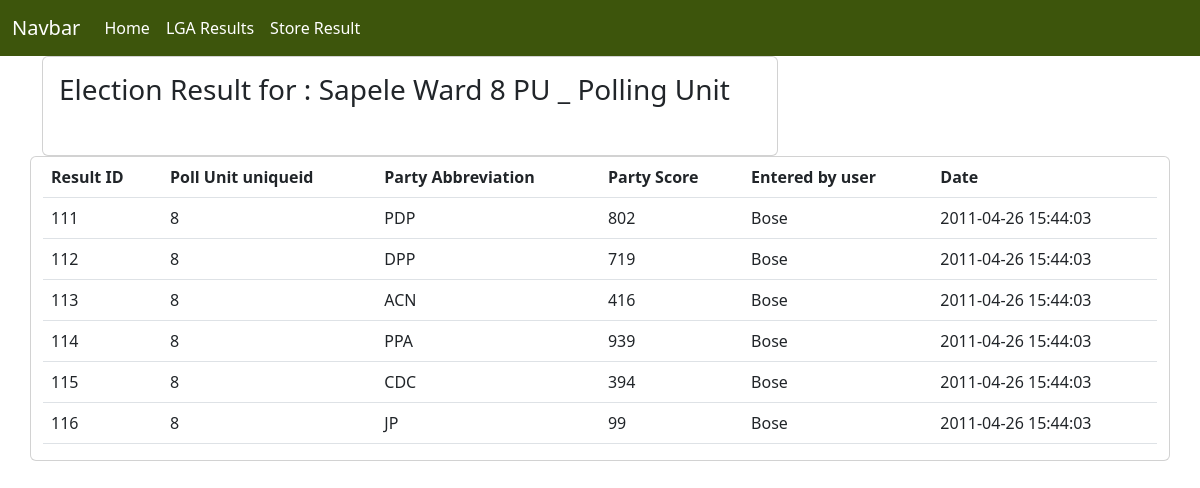
The page /results/8 on the database its author committed.
### inecapp/models.py (models this page shows, shortened)
class PollingUnit(models.Model):
    uniqueid = models.AutoField(primary_key=True)
    polling_unit_id = models.IntegerField()
    ward_id = models.IntegerField()
    lga_id = models.IntegerField()
    uniquewardid = models.IntegerField(blank=True, null=True)
    polling_unit_number = models.CharField(max_length=50, blank=True, null=True)
    polling_unit_name = models.CharField(max_length=50, blank=True, null=True)
    polling_unit_description = models.TextField(blank=True, null=True)
    lat = models.CharField(max_length=255, blank=True, null=True)
    long = models.CharField(max_length=255, blank=True, null=True)
    entered_by_user = models.CharField(max_length=50, blank=True, null=True)
    date_entered = models.CharField(max_length=50, blank=True, null=True)
    user_ip_address = models.CharField(max_length=50, blank=True, null=True)
    class Meta:
        managed = False
        db_table = 'polling_unit'

class AnnouncedPuResults(models.Model):
    result_id = models.AutoField(primary_key=True)
    polling_unit_uniqueid = models.CharField(max_length=50)
    party_abbreviation = models.CharField(max_length=4)
    party_score = models.IntegerField()
    entered_by_user = models.CharField(max_length=50)
    date_entered = models.CharField(max_length=50, blank=True, null=True)
    user_ip_address = models.CharField(max_length=50)
    class Meta:
        managed = False
        db_table = 'announced_pu_results'

### inecapp/views.py (the view)
# urls.py: path('results/<uniqueid>', view_result, name='view_result'),
def view_result(request, uniqueid):
    poll_unit = get_object_or_404(PollingUnit, uniqueid=uniqueid)
    result = AnnouncedPuResults.objects.all().filter(polling_unit_uniqueid=uniqueid)
    context = {
        'result':result,
        'poll_unit': poll_unit
    }
    return render(request, 'poll_result.html', context)

### templates/poll_result.html
{% extends "base.html" %}
{% load i18n %}
{% block content %}
<div class="container">
	<div class="row">
		<div class="col-lg-8">
			<div class="card">
			  <div class="card-body">
				  <h3 class="card-title">Election Result for : {{ poll_unit.polling_unit_name }} Polling Unit</h3><br/>
				  </div>
			</div>
		</div><br/><br/>
        <div class="card">
            <table class="table" style="background-color: #fff;">
                <thead>
                  <tr>
                    <th scope="col">Result ID</th>
                    <th scope="col">Poll Unit uniqueid</th>
                    <th scope="col">Party Abbreviation</th>
                    <th scope="col">Party Score</th>
                    <th scope="col">Entered by user</th>
					<th scope="col">Date</th>
                  </tr>
                </thead>
              {% if result %}
                <tbody>
                  {% for obj in result %}
                  <tr>
					<td>{{ obj.result_id }}</td>
                    <td>{{ obj.polling_unit_uniqueid }}</td>
                    <td>{{ obj.party_abbreviation }}</td>
                    <td>{{ obj.party_score }}</td>
                    <td>{{ obj.entered_by_user }}</td>
                    <td>{{ obj.date_entered }}</td>
                  </tr>
                  {% endfor %}
                </tbody>
              {% endif %}
            </table>
    </div>
</div>
{% endblock %}

### rows shown on the page
PollingUnit: polling_unit_name "Sapele Ward 8 PU _"
AnnouncedPuResults: result_id "111", polling_unit_uniqueid "8", party_abbreviation "PDP", party_score "802", entered_by_user "Bose", date_entered "2011-04-26 15:44:03"
AnnouncedPuResults: result_id "112", polling_unit_uniqueid "8", party_abbreviation "DPP", party_score "719", entered_by_user "Bose", date_entered "2011-04-26 15:44:03"
AnnouncedPuResults: result_id "113", polling_unit_uniqueid "8", party_abbreviation "ACN", party_score "416", entered_by_user "Bose", date_entered "2011-04-26 15:44:03"
AnnouncedPuResults: result_id "114", polling_unit_uniqueid "8", party_abbreviation "PPA", party_score "939", entered_by_user "Bose", date_entered "2011-04-26 15:44:03"
AnnouncedPuResults: result_id "115", polling_unit_uniqueid "8", party_abbreviation "CDC", party_score "394", entered_by_user "Bose", date_entered "2011-04-26 15:44:03"
AnnouncedPuResults: result_id "116", polling_unit_uniqueid "8", party_abbreviation "JP", party_score "99", entered_by_user "Bose", date_entered "2011-04-26 15:44:03"
